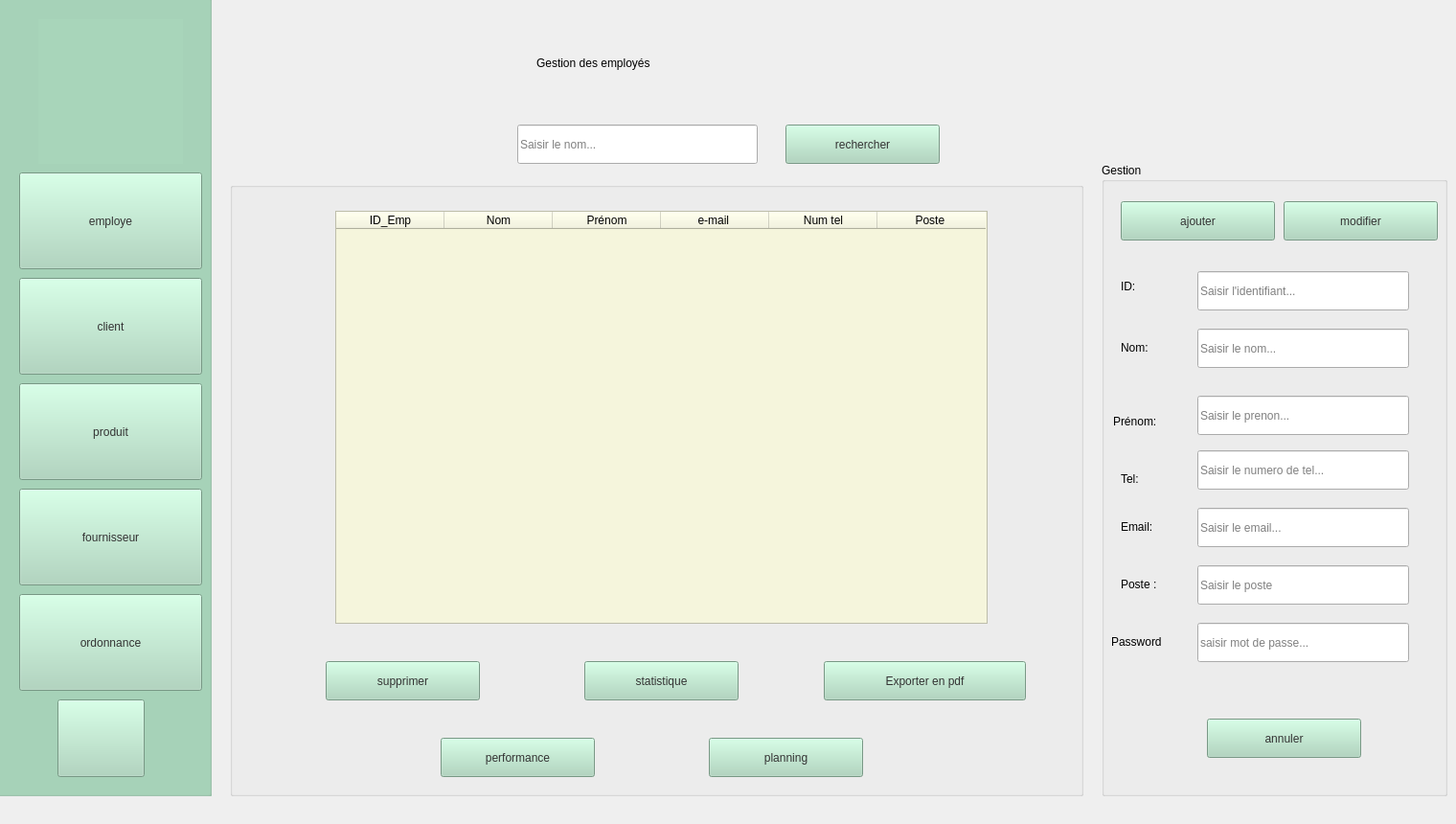
    <widget class="QWidget" name="employe">
     <widget class="QGroupBox" name="tab">
      <property name="geometry">
       <rect>
        <x>240</x>
        <y>190</y>
        <width>891</width>
        <height>641</height>
       </rect>
      </property>
      <property name="title">
       <string/>
      </property>
      <widget class="QTableWidget" name="tableWidget_e">
       <property name="geometry">
        <rect>
         <x>110</x>
         <y>30</y>
         <width>681</width>
         <height>431</height>
        </rect>
       </property>
       <property name="styleSheet">
        <string notr="true">background-color: rgb(245, 245, 220);
font: 10pt &quot;Segoe UI&quot;;
color: rgb(0, 0, 0);</string>
       </property>
       <attribute name="horizontalHeaderDefaultSectionSize">
        <number>113</number>
       </attribute>
       <column>
        <property name="text">
         <string>ID_Emp</string>
        </property>
       </column>
       <column>
        <property name="text">
         <string>Nom</string>
        </property>
       </column>
       <column>
        <property name="text">
         <string>Prénom</string>
        </property>
       </column>
       <column>
        <property name="text">
         <string>e-mail </string>
        </property>
       </column>
       <column>
        <property name="text">
         <string>Num tel</string>
        </property>
       </column>
       <column>
        <property name="text">
         <string>Poste </string>
        </property>
       </column>
      </widget>
      <widget class="QPushButton" name="bsupprimer_e">
       <property name="geometry">
        <rect>
         <x>100</x>
         <y>500</y>
         <width>161</width>
         <height>41</height>
        </rect>
       </property>
       <property name="styleSheet">
        <string notr="true">background-color: rgb(168, 213, 186);
font: 14pt &quot;Segoe UI&quot;;
color: rgb(51, 51, 51);</string>
       </property>
       <property name="text">
        <string>supprimer</string>
       </property>
      </widget>
      <widget class="QPushButton" name="bstatistique_e">
       <property name="geometry">
        <rect>
         <x>370</x>
         <y>500</y>
         <width>161</width>
         <height>41</height>
        </rect>
       </property>
       <property name="styleSheet">
        <string notr="true">background-color: rgb(168, 213, 186);
font: 14pt &quot;Segoe UI&quot;;
color: rgb(51, 51, 51);
</string>
       </property>
       <property name="text">
        <string>statistique</string>
       </property>
      </widget>
      <widget class="QPushButton" name="bexporter_e">
       <property name="geometry">
        <rect>
         <x>620</x>
         <y>500</y>
         <width>211</width>
         <height>41</height>
        </rect>
       </property>
       <property name="styleSheet">
        <string notr="true">background-color: rgb(168, 213, 186);
font: 14pt &quot;Segoe UI&quot;;
color: rgb(51, 51, 51);
</string>
       </property>
       <property name="text">
        <string>Exporter en pdf</string>
       </property>
      </widget>
      <widget class="QPushButton" name="bperformance_e">
       <property name="geometry">
        <rect>
         <x>220</x>
         <y>580</y>
         <width>161</width>
         <height>41</height>
        </rect>
       </property>
       <property name="styleSheet">
        <string notr="true">background-color: rgb(168, 213, 186);
font: 14pt &quot;Segoe UI&quot;;
color: rgb(51, 51, 51);
</string>
       </property>
       <property name="text">
        <string>performance</string>
       </property>
      </widget>
      <widget class="QPushButton" name="bplanning_e">
       <property name="geometry">
        <rect>
         <x>500</x>
         <y>580</y>
         <width>161</width>
         <height>41</height>
        </rect>
       </property>
       <property name="styleSheet">
        <string notr="true">background-color: rgb(168, 213, 186);
font: 14pt &quot;Segoe UI&quot;;
color: rgb(51, 51, 51);
</string>
       </property>
       <property name="text">
        <string>planning</string>
       </property>
      </widget>
     </widget>
     <widget class="QLabel" name="label">
      <property name="geometry">
       <rect>
        <x>560</x>
        <y>40</y>
        <width>481</width>
        <height>51</height>
       </rect>
      </property>
      <property name="styleSheet">
       <string notr="true">font: 28pt &quot;Segoe UI&quot;;
color: rgb(0, 0, 0);
</string>
      </property>
      <property name="text">
       <string>Gestion des employés</string>
      </property>
     </widget>
     <widget class="QGroupBox" name="groupBox">
      <property name="geometry">
       <rect>
        <x>1150</x>
        <y>170</y>
        <width>361</width>
        <height>661</height>
       </rect>
      </property>
      <property name="title">
       <string>Gestion</string>
      </property>
      <widget class="QPushButton" name="bajouter_e">
       <property name="geometry">
        <rect>
         <x>20</x>
         <y>40</y>
         <width>161</width>
         <height>41</height>
        </rect>
       </property>
       <property name="styleSheet">
        <string notr="true">background-color: rgb(168, 213, 186);
font: 14pt &quot;Segoe UI&quot;;
color: rgb(51, 51, 51);</string>
       </property>
       <property name="text">
        <string>ajouter</string>
       </property>
      </widget>
      <widget class="QPushButton" name="bmodifier_e">
       <property name="geometry">
        <rect>
         <x>190</x>
         <y>40</y>
         <width>161</width>
         <height>41</height>
        </rect>
       </property>
       <property name="styleSheet">
        <string notr="true">background-color: rgb(168, 213, 186);
font: 14pt &quot;Segoe UI&quot;;
color: rgb(51, 51, 51);
</string>
       </property>
       <property name="text">
        <string>modifier</string>
       </property>
      </widget>
      <widget class="QLineEdit" name="linetel_e">
       <property name="geometry">
        <rect>
         <x>100</x>
         <y>300</y>
         <width>221</width>
         <height>41</height>
        </rect>
       </property>
       <property name="styleSheet">
        <string notr="true">
font: 11pt &quot;Segoe UI&quot;;</string>
       </property>
       <property name="text">
        <string/>
       </property>
       <property name="placeholderText">
        <string>Saisir le numero de tel...</string>
       </property>
      </widget>
      <widget class="QLineEdit" name="lineid_e">
       <property name="geometry">
        <rect>
         <x>100</x>
         <y>113</y>
         <width>221</width>
         <height>41</height>
        </rect>
       </property>
       <property name="styleSheet">
        <string notr="true">
font: 11pt &quot;Segoe UI&quot;;</string>
       </property>
       <property name="text">
        <string/>
       </property>
       <property name="placeholderText">
        <string>Saisir l'identifiant...</string>
       </property>
      </widget>
      <widget class="QLabel" name="label_7">
       <property name="geometry">
        <rect>
         <x>20</x>
         <y>103</y>
         <width>41</width>
         <height>51</height>
        </rect>
       </property>
       <property name="styleSheet">
        <string notr="true">font: 11pt &quot;Segoe UI&quot;;
color: rgb(0, 0, 0);
</string>
       </property>
       <property name="text">
        <string>ID:</string>
       </property>
      </widget>
      <widget class="QLabel" name="label_6">
       <property name="geometry">
        <rect>
         <x>20</x>
         <y>370</y>
         <width>63</width>
         <height>20</height>
        </rect>
       </property>
       <property name="styleSheet">
        <string notr="true">font: 11pt &quot;Segoe UI&quot;;
color: rgb(0, 0, 0);</string>
       </property>
       <property name="text">
        <string>Email:</string>
       </property>
      </widget>
      <widget class="QLineEdit" name="linenom_e">
       <property name="geometry">
        <rect>
         <x>100</x>
         <y>173</y>
         <width>221</width>
         <height>41</height>
        </rect>
       </property>
       <property name="styleSheet">
        <string notr="true">
font: 11pt &quot;Segoe UI&quot;;</string>
       </property>
       <property name="text">
        <string/>
       </property>
       <property name="placeholderText">
        <string>Saisir le nom...</string>
       </property>
      </widget>
      <widget class="QLabel" name="label_4">
       <property name="geometry">
        <rect>
         <x>12</x>
         <y>260</y>
         <width>71</width>
         <height>20</height>
        </rect>
       </property>
       <property name="styleSheet">
        <string notr="true">font: 11pt &quot;Segoe UI&quot;;
color: rgb(0, 0, 0);</string>
       </property>
       <property name="text">
        <string>Prénom:</string>
       </property>
      </widget>
      <widget class="QLabel" name="label_3">
       <property name="geometry">
        <rect>
         <x>20</x>
         <y>183</y>
         <width>63</width>
         <height>20</height>
        </rect>
       </property>
       <property name="styleSheet">
        <string notr="true">font: 11pt &quot;Segoe UI&quot;;
color: rgb(0, 0, 0);</string>
       </property>
       <property name="text">
        <string>Nom:</string>
       </property>
      </widget>
      <widget class="QLabel" name="label_5">
       <property name="geometry">
        <rect>
         <x>20</x>
         <y>320</y>
         <width>63</width>
         <height>20</height>
        </rect>
       </property>
       <property name="styleSheet">
        <string notr="true">font: 11pt &quot;Segoe UI&quot;;
color: rgb(0, 0, 0);</string>
       </property>
       <property name="text">
        <string>Tel:</string>
       </property>
      </widget>
      <widget class="QLineEdit" name="lineprenon_e">
       <property name="geometry">
        <rect>
         <x>100</x>
         <y>243</y>
         <width>221</width>
         <height>41</height>
        </rect>
       </property>
       <property name="styleSheet">
        <string notr="true">
font: 11pt &quot;Segoe UI&quot;;</string>
       </property>
       <property name="text">
        <string/>
       </property>
       <property name="placeholderText">
        <string>Saisir le prenon...</string>
       </property>
      </widget>
      <widget class="QLineEdit" name="lineemail_e">
       <property name="geometry">
        <rect>
         <x>100</x>
         <y>360</y>
         <width>221</width>
         <height>41</height>
        </rect>
       </property>
       <property name="styleSheet">
        <string notr="true">
font: 11pt &quot;Segoe UI&quot;;</string>
       </property>
       <property name="text">
        <string/>
       </property>
       <property name="placeholderText">
        <string>Saisir le email...</string>
       </property>
      </widget>
      <widget class="QPushButton" name="bannuler_e">
       <property name="geometry">
        <rect>
         <x>110</x>
         <y>580</y>
         <width>161</width>
         <height>41</height>
        </rect>
       </property>
       <property name="styleSheet">
        <string notr="true">background-color: rgb(168, 213, 186);
font: 14pt &quot;Segoe UI&quot;;
color: rgb(51, 51, 51);</string>
       </property>
       <property name="text">
        <string>annuler</string>
       </property>
      </widget>
      <widget class="QLabel" name="label_15">
       <property name="geometry">
        <rect>
         <x>20</x>
         <y>430</y>
         <width>63</width>
         <height>20</height>
        </rect>
       </property>
       <property name="styleSheet">
        <string notr="true">font: 11pt &quot;Segoe UI&quot;;
color: rgb(0, 0, 0);</string>
       </property>
       <property name="text">
        <string>Poste :</string>
       </property>
      </widget>
      <widget class="QLineEdit" name="lineposte_e">
       <property name="geometry">
        <rect>
         <x>100</x>
         <y>420</y>
         <width>221</width>
         <height>41</height>
        </rect>
       </property>
       <property name="styleSheet">
        <string notr="true">
font: 11pt &quot;Segoe UI&quot;;</string>
       </property>
       <property name="text">
        <string/>
       </property>
       <property name="placeholderText">
        <string>Saisir le poste</string>
       </property>
      </widget>
      <widget class="QLineEdit" name="linepassword_e">
       <property name="geometry">
        <rect>
         <x>100</x>
         <y>480</y>
         <width>221</width>
         <height>41</height>
        </rect>
       </property>
       <property name="styleSheet">
        <string notr="true">
font: 11pt &quot;Segoe UI&quot;;</string>
       </property>
       <property name="text">
        <string/>
       </property>
       <property name="placeholderText">
        <string>saisir mot de passe...</string>
       </property>
      </widget>
      <widget class="QLabel" name="label_49">
       <property name="geometry">
        <rect>
         <x>10</x>
         <y>490</y>
         <width>101</width>
         <height>20</height>
        </rect>
       </property>
       <property name="styleSheet">
        <string notr="true">font: 11pt &quot;Segoe UI&quot;;
color: rgb(0, 0, 0);</string>
       </property>
       <property name="text">
        <string>Password</string>
       </property>
      </widget>
     </widget>
     <widget class="QGroupBox" name="menu">
      <property name="geometry">
       <rect>
        <x>-10</x>
        <y>-20</y>
        <width>231</width>
        <height>851</height>
       </rect>
      </property>
      <property name="styleSheet">
       <string notr="true">background-color: rgb(168, 213, 186);</string>
      </property>
      <property name="title">
       <string>menu</string>
      </property>
      <widget class="QPushButton" name="bem_1">
       <property name="geometry">
        <rect>
         <x>30</x>
         <y>200</y>
         <width>191</width>
         <height>101</height>
        </rect>
       </property>
       <property name="styleSheet">
        <string notr="true">background-color: rgb(168, 213, 186);
border-color: rgb(0, 0, 0);
color: rgb(51, 51, 51);
font: 18pt &quot;Segoe UI&quot;;</string>
       </property>
       <property name="text">
        <string>employe</string>
       </property>
      </widget>
      <widget class="QPushButton" name="bc_1">
       <property name="geometry">
        <rect>
         <x>30</x>
         <y>310</y>
         <width>191</width>
         <height>101</height>
        </rect>
       </property>
       <property name="styleSheet">
        <string notr="true">background-color: rgb(168, 213, 186);
color: rgb(51, 51, 51);
font: 18pt &quot;Segoe UI&quot;;
</string>
       </property>
       <property name="text">
        <string>client</string>
       </property>
      </widget>
      <widget class="QPushButton" name="bo_1">
       <property name="geometry">
        <rect>
         <x>30</x>
         <y>640</y>
         <width>191</width>
         <height>101</height>
        </rect>
       </property>
       <property name="styleSheet">
        <string notr="true">background-color: rgb(168, 213, 186);
color: rgb(51, 51, 51);
font: 18pt &quot;Segoe UI&quot;;</string>
       </property>
       <property name="text">
        <string>ordonnance</string>
       </property>
      </widget>
      <widget class="QLabel" name="label_2">
       <property name="geometry">
        <rect>
         <x>50</x>
         <y>40</y>
         <width>151</width>
         <height>151</height>
        </rect>
       </property>
       <property name="styleSheet">
        <string notr="true">background-image: url(:/logo1.png);</string>
       </property>
       <property name="text">
        <string/>
       </property>
      </widget>
      <widget class="QPushButton" name="bp_1">
       <property name="geometry">
        <rect>
         <x>30</x>
         <y>420</y>
         <width>191</width>
         <height>101</height>
        </rect>
       </property>
       <property name="styleSheet">
        <string notr="true">background-color: rgb(168, 213, 186);
color: rgb(51, 51, 51);
font: 18pt &quot;Segoe UI&quot;;
</string>
       </property>
       <property name="text">
        <string>produit</string>
       </property>
      </widget>
      <widget class="QPushButton" name="bf_1">
       <property name="geometry">
        <rect>
         <x>30</x>
         <y>530</y>
         <width>191</width>
         <height>101</height>
        </rect>
       </property>
       <property name="styleSheet">
        <string notr="true">background-color: rgb(168, 213, 186);
color: rgb(51, 51, 51);
font: 18pt &quot;Segoe UI&quot;;
</string>
       </property>
       <property name="text">
        <string>fournisseur</string>
       </property>
      </widget>
      <widget class="QPushButton" name="bquitter_e">
       <property name="geometry">
        <rect>
         <x>70</x>
         <y>750</y>
         <width>91</width>
         <height>81</height>
        </rect>
       </property>
       <property name="styleSheet">
        <string notr="true">background-color: rgb(168, 213, 186);
background-image: url(:/pngegg (1) (1) (1).png);
color: rgb(51, 51, 51);</string>
       </property>
       <property name="text">
        <string/>
       </property>
      </widget>
     </widget>
     <widget class="QLineEdit" name="linerechercher_e">
      <property name="geometry">
       <rect>
        <x>540</x>
        <y>130</y>
        <width>251</width>
        <height>41</height>
       </rect>
      </property>
      <property name="styleSheet">
       <string notr="true">
font: 11pt &quot;Segoe UI&quot;;</string>
      </property>
      <property name="text">
       <string/>
      </property>
      <property name="placeholderText">
       <string>Saisir le nom...</string>
      </property>
     </widget>
     <widget class="QPushButton" name="brechercher_e">
      <property name="geometry">
       <rect>
        <x>820</x>
        <y>130</y>
        <width>161</width>
        <height>41</height>
       </rect>
      </property>
      <property name="styleSheet">
       <string notr="true">background-color: rgb(168, 213, 186);
font: 14pt &quot;Segoe UI&quot;;
color: rgb(51, 51, 51);</string>
      </property>
      <property name="text">
       <string>rechercher</string>
      </property>
     </widget>
    </widget>
